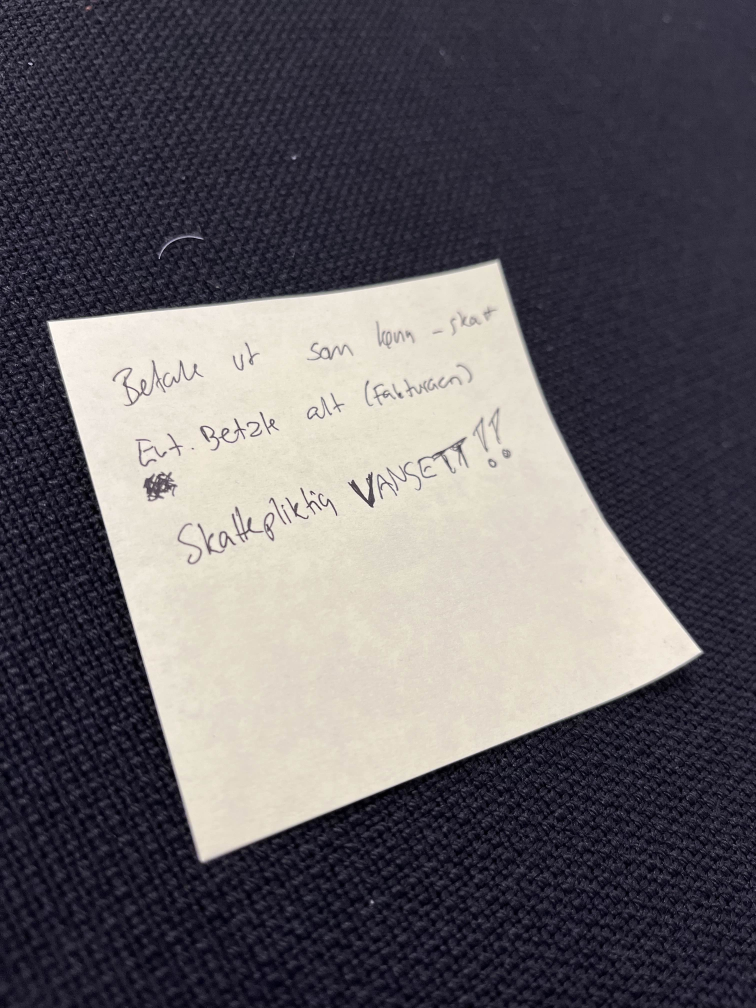
#> input picture test.jpg, 3024 x 4032 px (shown at 1/4 size)
$ python scan.py --image test.jpg
#> lines starting #> are read from the running program, lines starting #| are printed output that depends on the picture; after the words box and inside, x2 and y2 are one past the last pixel; in counts of white or black regions, pixels touching at a corner belong together
# import the necessary packages
from transform import four_point_transform
from skimage.filters import threshold_local
import numpy as np
import argparse
import cv2
import imutils

# sontruct the argument parser and parse the arguments
ap = argparse.ArgumentParser()
ap.add_argument("-i", "--image", required=True,
	help = "Path to the image to be scanned")
args = vars(ap.parse_args())

# load the image and compute the ratio of the old heigth
# to teh new height, clone it, and resize it
image = cv2.imread(args["image"])
#> image is the input picture: shape (4032, 3024, 3); mean B, G, R 98.8, 93.8, 97.4
ratio = image.shape[0] / 500.0
#> ratio = 8.06
orig = image.copy()
image = imutils.resize(image, height = 500)
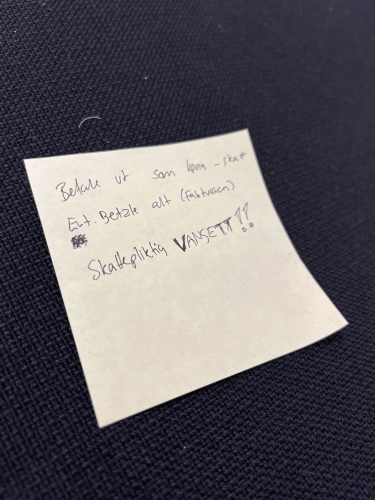
#> image: shape (500, 375, 3); mean B, G, R 98.8, 93.8, 97.4

# convert the image to grayscale, blur it and find edges
# in the image
# GRAYSCALE  and BLUR SETTINGS
gray = cv2.cvtColor(image, cv2.COLOR_BGR2GRAY)
gray = cv2.GaussianBlur(gray, (5, 5), 0)
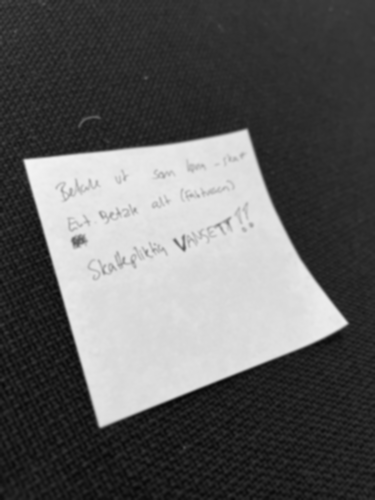
#> gray: shape (500, 375); min 7, max 245, mean 95.3
# gray = cv2.equalizeHist(gray) # Improve edge contrast

edged = cv2.Canny(gray, 50, 150) #EDIT-WAS 75, 200
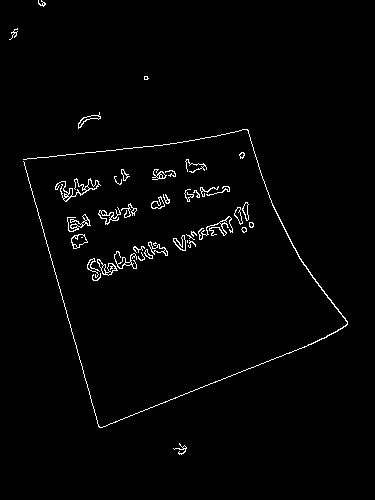
#> edged: shape (500, 375); 1.7% white in thin lines or dots, all inside (x1, y1, x2, y2) = (9, 0, 348, 455)

# show the original image and the edge detected image
print("STEP 1: Edge Detection")
cv2.imshow("Image", image)
cv2.imshow("Edged", edged)
cv2.waitKey(0)
cv2.destroyAllWindows()


# PART 2
# find the contours in teh Edged image, keep only the
# largest one, and initialize the screen contour
cnts = cv2.findContours(edged.copy(), cv2.RETR_EXTERNAL, cv2.CHAIN_APPROX_SIMPLE)
#> cnts = 42 contours, 22 with area under 20; largest, box (x1, y1, x2, y2) and area: (55, 178, 101, 202) 162, (71, 234, 88, 249) 148, (97, 259, 118, 276) 126, (98, 207, 121, 225) 108, (23, 129, 348, 428) 104
cnts = imutils.grab_contours(cnts)
cnts = sorted(cnts, key = cv2.contourArea, reverse=True)[:5]
#> cnts = 5 contours; box (x1, y1, x2, y2) and area: (55, 178, 101, 202) 162, (71, 234, 88, 249) 148, (97, 259, 118, 276) 126, (98, 207, 121, 225) 108, (23, 129, 348, 428) 104

# loop over the contours
for c in cnts:
	# approximate the contour
	peri = cv2.arcLength(c, True)
	approx = cv2.approxPolyDP(c, 0.02 * peri, True)

	# if our approximated contour has four points, then we
	# can asume that we have found our screen
	if len(approx) == 4:
		screenCnt = approx
		break
#> this loop made 5 passes
#> peri on passes 1 to 5: 327.7, 53.21, 82.18, 128.5, 2120.2

# show the contour (outline) of the piece of paper
print("STEP 2: Find Contours of paper")
#> (the run stopped early here; a loop or call above may not have finished)
